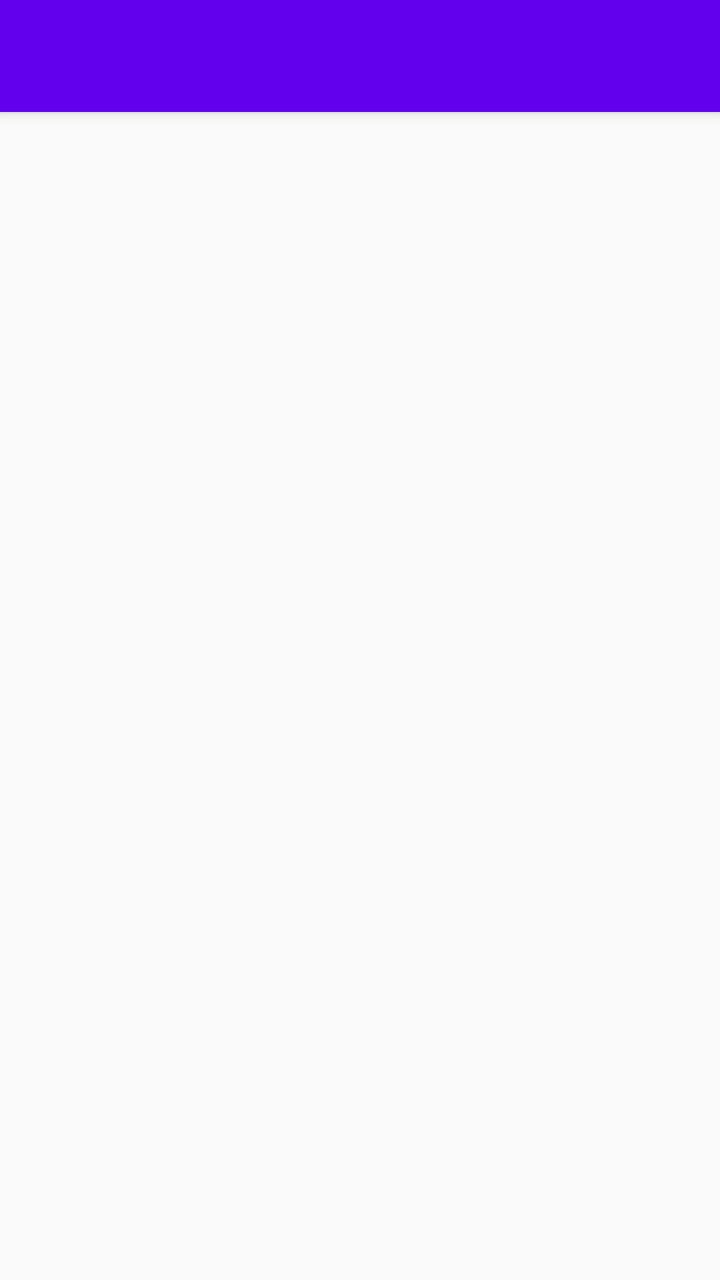
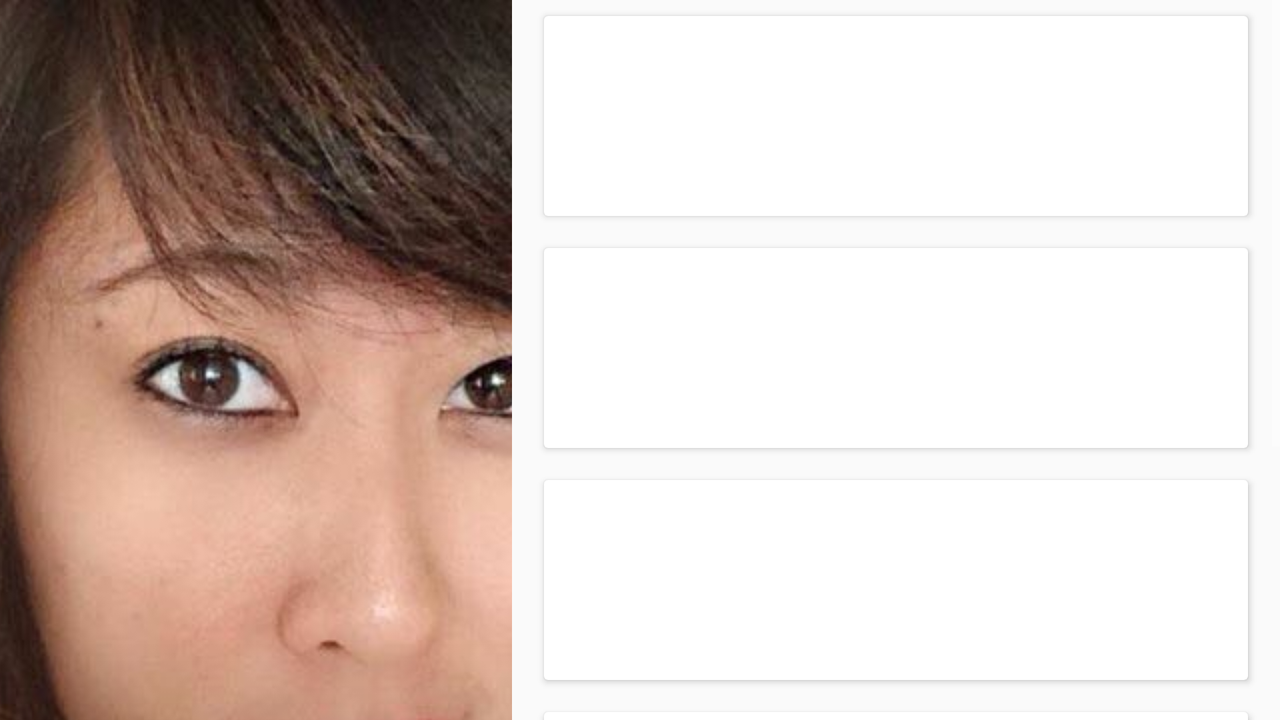

Compare how this app lays out the same screen by default and in its alternative resource folder. The renders come first, then the two layout files and the values they reference.
<!-- AndroidManifest.xml: activity theme AppTheme.NoActionBar -->
<!-- res/layout/activity_profile.xml -->
<?xml version="1.0" encoding="utf-8"?>
<android.support.design.widget.CoordinatorLayout
    xmlns:android="http://schemas.android.com/apk/res/android"
    xmlns:app="http://schemas.android.com/apk/res-auto"
    xmlns:tools="http://schemas.android.com/tools"
    android:layout_width="match_parent"
    android:layout_height="match_parent"
    android:fitsSystemWindows="true"
    tools:context=".Activity.ProfileActivity">

    <android.support.design.widget.AppBarLayout
        android:layout_width="match_parent"
        android:layout_height="wrap_content"
        android:theme="@style/AppTheme.AppBarOverlay">

        <android.support.design.widget.CollapsingToolbarLayout
            android:id="@+id/profile_collapsingtoolbarlayout"
            android:layout_width="match_parent"
            android:layout_height="match_parent"
            app:expandedTitleTextAppearance="@style/ExpandedMenu"
            app:collapsedTitleTextAppearance="@style/TextAppearance.AppCompat.Widget.ActionBar.Title"
            app:contentScrim="@color/colorPrimary"
            app:expandedTitleMarginStart="?attr/actionBarSize"
            app:layout_scrollFlags="scroll|exitUntilCollapsed">

            <com.example.fsantana.meaningfulmotion.CustomViews.ImageViewRatioThreeTwo
                android:layout_width="match_parent"
                android:layout_height="0dp"
                android:id="@+id/profile_avatar_imageview"
                android:src="@drawable/fernanda"
                android:scaleType="centerCrop"
                android:transitionName="@string/transition_avatar"
                app:layout_collapseMode="parallax"/>

            <com.example.fsantana.meaningfulmotion.CustomViews.ViewScrimRatioThreeTwo
                android:layout_width="match_parent"
                android:layout_height="0dp"
                android:background="@drawable/scrim"/>

            <android.support.v7.widget.Toolbar
                android:id="@+id/profile_toolbar"
                android:layout_width="match_parent"
                android:layout_height="?attr/actionBarSize"
                app:layout_collapseMode="pin"
                app:theme="@style/ThemeOverlay.AppCompat.Dark.ActionBar" />

        </android.support.design.widget.CollapsingToolbarLayout>



    </android.support.design.widget.AppBarLayout>

    <android.support.v4.widget.NestedScrollView
        android:layout_width="match_parent"
        android:layout_height="match_parent"
        app:layout_behavior="@string/appbar_scrolling_view_behavior">

    </android.support.v4.widget.NestedScrollView>

</android.support.design.widget.CoordinatorLayout>
<!-- resources referenced by this layout -->
<resources>
  <!-- drawable fernanda: jpg bitmap (drawable, 56719 bytes) -->
  <!-- drawable scrim (drawable) -->
  <shape
      xmlns:android="http://schemas.android.com/apk/res/android"
      android:shape="rectangle">
      <gradient
          android:angle="-90"
          android:startColor="#00000000"
          android:centerColor="#00000000"
          android:endColor="#4d000000"
          android:type="linear"/>
  </shape>
  <string name="transition_avatar">transition_avatar</string>
  <style name="AppTheme.AppBarOverlay" parent="ThemeOverlay.AppCompat.Dark.ActionBar" />
  <style name="ExpandedMenu">
          <item name="android:textSize">34sp</item>
          <item name="android:textColor">@color/white</item>
      </style>
  <!-- from res/values-v21/ -->
  <style name="AppTheme.NoActionBar">
          <item name="windowActionBar">false</item>
          <item name="windowNoTitle">true</item>
          <item name="android:windowDrawsSystemBarBackgrounds">true</item>
          <item name="android:statusBarColor">@android:color/transparent</item>
          
          <item name="android:windowExitTransition">@transition/list_exit</item>
          <item name="android:windowContentTransitions">true</item>
      </style>
</resources>
<!-- res/layout-land/activity_profile.xml (the repository's variant of the layout above) -->
<!-- drawn on the phone turned sideways -->
<?xml version="1.0" encoding="utf-8"?>
<LinearLayout xmlns:android="http://schemas.android.com/apk/res/android"
    xmlns:app="http://schemas.android.com/apk/res-auto"
    android:orientation="horizontal" android:layout_width="match_parent"
    android:fitsSystemWindows="true"
    android:layout_height="match_parent"
    android:theme="@style/AppTheme.AppBarOverlay"
    >
    <android.support.design.widget.CoordinatorLayout
        android:layout_width="match_parent"
        android:layout_height="match_parent"
        android:layout_weight="3">
        <android.support.design.widget.AppBarLayout

            android:layout_width="match_parent"
            android:layout_height="wrap_content"
            android:theme="@style/AppTheme.AppBarOverlay">

            <android.support.design.widget.CollapsingToolbarLayout
                android:id="@+id/profile_collapsingtoolbarlayout"
                android:layout_width="match_parent"
                android:layout_height="match_parent"
                app:expandedTitleTextAppearance="@style/ExpandedMenu"
                app:collapsedTitleTextAppearance="@style/TextAppearance.AppCompat.Widget.ActionBar.Title"
                app:contentScrim="@color/colorPrimary"
                >

                <ImageView
                    android:layout_width="match_parent"
                    android:layout_height="match_parent"
                    android:id="@+id/profile_avatar_imageview"
                    android:src="@drawable/fernanda"
                    android:scaleType="centerCrop"
                    android:transitionName="@string/transition_avatar"
                    />

                <ImageView
                    android:layout_width="match_parent"
                    android:layout_height="match_parent"
                    android:background="@drawable/scrim"/>

                <android.support.v7.widget.Toolbar
                    android:id="@+id/profile_toolbar"
                    android:layout_width="match_parent"
                    android:layout_height="?attr/actionBarSize"

                    app:theme="@style/ThemeOverlay.AppCompat.Dark.ActionBar" />

            </android.support.design.widget.CollapsingToolbarLayout>



        </android.support.design.widget.AppBarLayout>

    </android.support.design.widget.CoordinatorLayout>

    <ScrollView
        android:layout_width="match_parent"
        android:layout_height="match_parent"
        android:layout_weight="2">

        <include layout="@layout/information_cards" />

    </ScrollView>
</LinearLayout>
<!-- res/layout/information_cards.xml (included above) -->
<?xml version="1.0" encoding="utf-8"?>
<LinearLayout xmlns:android="http://schemas.android.com/apk/res/android"
    android:orientation="vertical" android:layout_width="match_parent"
    android:layout_height="match_parent">

    <android.support.v7.widget.CardView
        android:layout_marginTop="8dp"
        android:layout_marginBottom="8dp"
        android:layout_marginLeft="16dp"
        android:layout_marginRight="16dp"
        android:layout_width="match_parent"
        android:layout_height="100dp"
        android:id="@+id/activity_profile_one_cardview">

    </android.support.v7.widget.CardView>

    <android.support.v7.widget.CardView
        android:layout_marginTop="8dp"
        android:layout_marginBottom="8dp"
        android:layout_marginLeft="16dp"
        android:layout_marginRight="16dp"
        android:layout_width="match_parent"
        android:layout_height="100dp"
        android:id="@+id/activity_profile_two_cardview">

    </android.support.v7.widget.CardView>

    <android.support.v7.widget.CardView
        android:layout_marginTop="8dp"
        android:layout_marginBottom="8dp"
        android:layout_marginLeft="16dp"
        android:layout_marginRight="16dp"
        android:layout_width="match_parent"
        android:layout_height="100dp"
        android:id="@+id/activity_profile_three_cardview">


    </android.support.v7.widget.CardView>

    <android.support.v7.widget.CardView
        android:layout_marginTop="8dp"
        android:layout_marginBottom="8dp"
        android:layout_marginLeft="16dp"
        android:layout_marginRight="16dp"
        android:layout_width="match_parent"
        android:layout_height="100dp"
        android:id="@+id/activity_profile_four_cardview">

    </android.support.v7.widget.CardView>

    <android.support.v7.widget.CardView
        android:layout_marginTop="8dp"
        android:layout_marginBottom="8dp"
        android:layout_marginLeft="16dp"
        android:layout_marginRight="16dp"
        android:layout_width="match_parent"
        android:layout_height="100dp"
        android:id="@+id/activity_profile_five_cardview">

    </android.support.v7.widget.CardView>
</LinearLayout>
